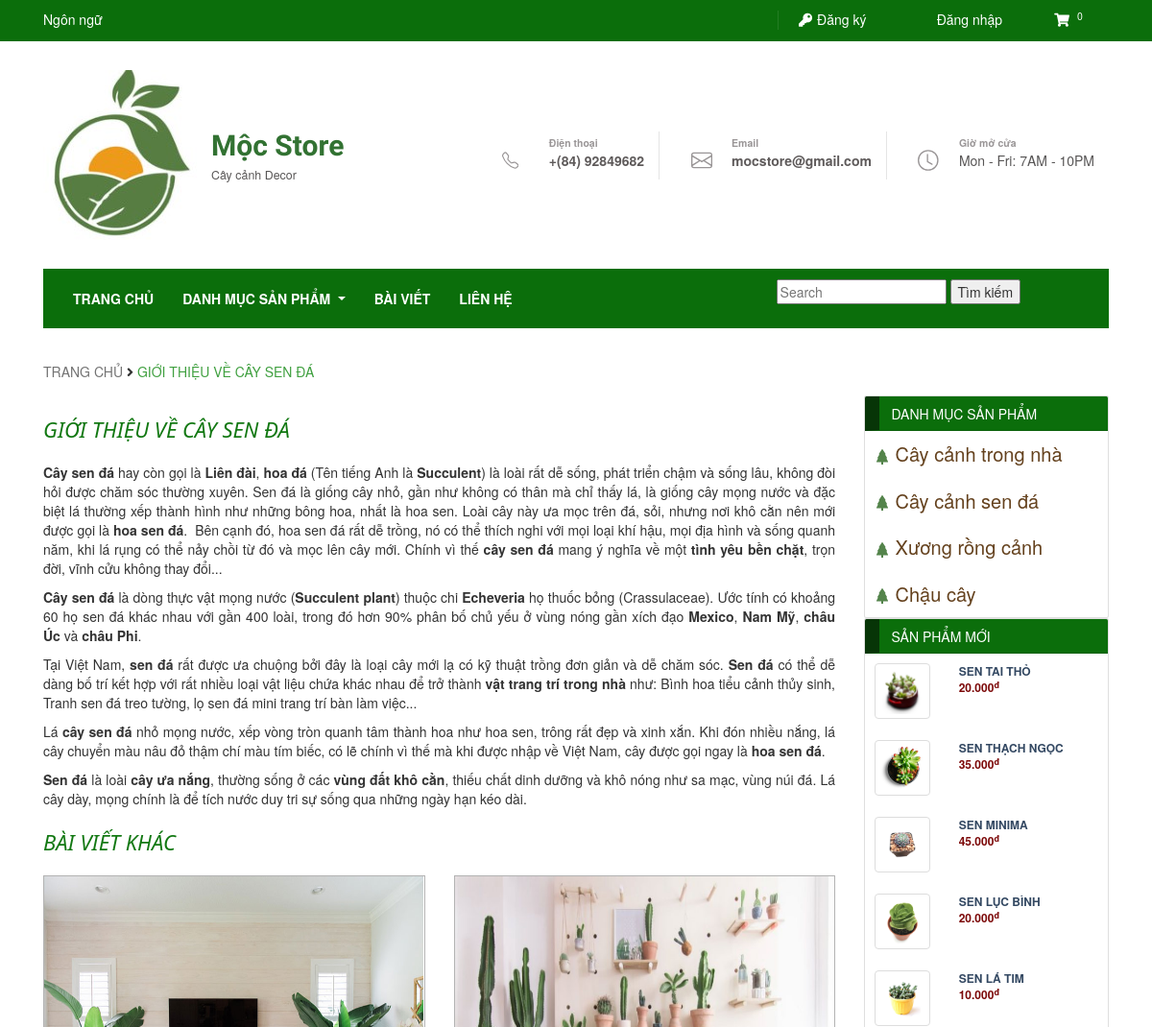
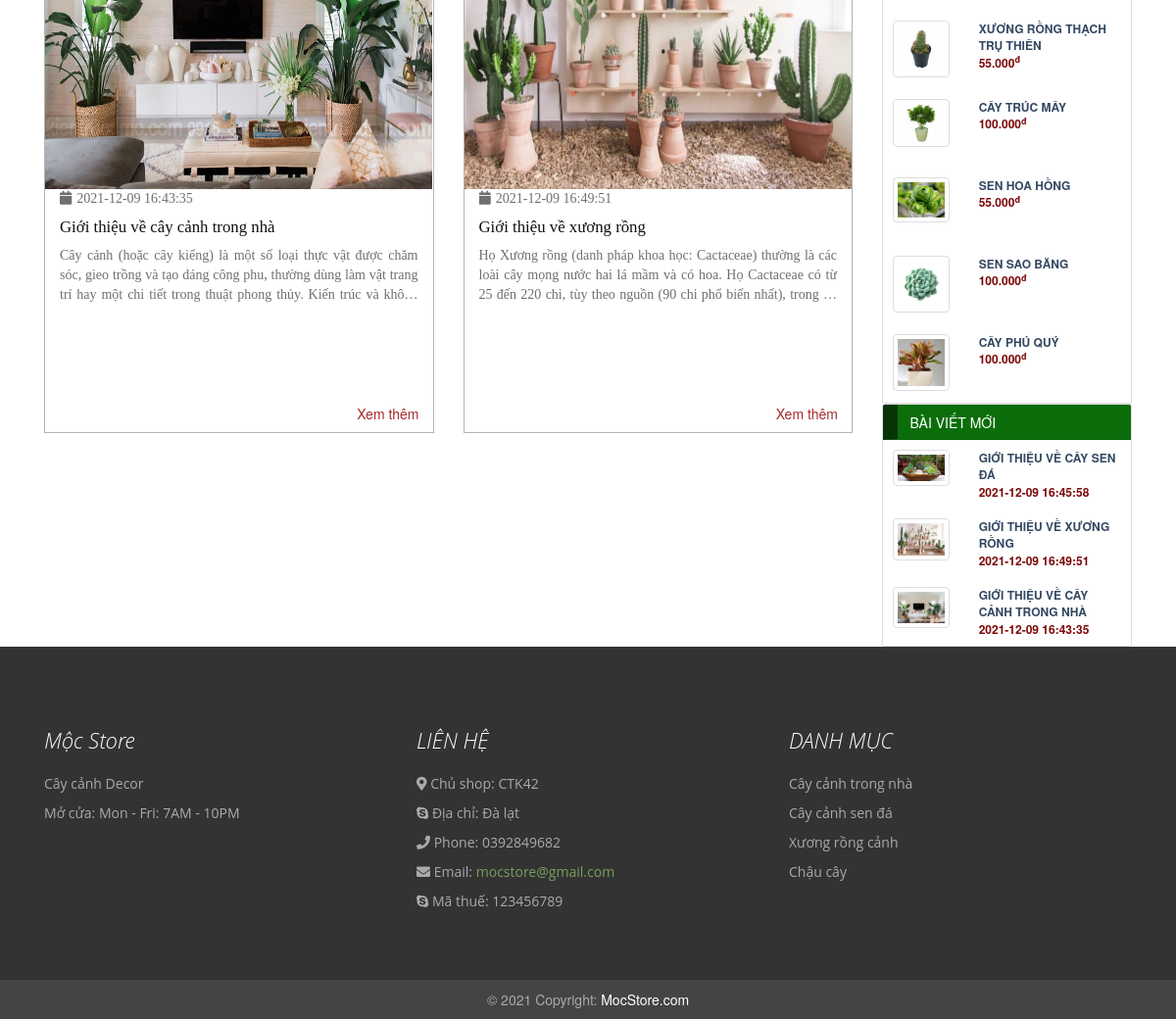
Page /Bancaycanh/web/index.php?web_moc=Chitietbaiviet&idbv=93 on the committed database (2 pictures, top to bottom).
### tables this page shows
CREATE TABLE `newpost` (
  `id_post` int(11) NOT NULL,
  `name_post` varchar(50) NOT NULL,
  `image_post` varchar(500) DEFAULT NULL,
  `summery_post` mediumtext DEFAULT NULL,
  `content_post` longtext DEFAULT NULL,
  `id_category` int(11) NOT NULL,
  `status_display_post` varchar(50) NOT NULL,
  `date_post` timestamp NOT NULL DEFAULT current_timestamp() ON UPDATE current_timestamp(),
  `productLineCode` varchar(50) DEFAULT NULL
);

CREATE TABLE `productlines` (
  `productLineCode` varchar(10) NOT NULL,
  `productLineName` varchar(50) NOT NULL,
  `productLineImage` varchar(500) DEFAULT NULL,
  `productLineDecription` varchar(50) DEFAULT NULL
);

CREATE TABLE `products` (
  `productCode` int(11) NOT NULL,
  `productImage` varchar(500) DEFAULT NULL,
  `productName` varchar(50) NOT NULL,
  `productLineCode` varchar(10) NOT NULL,
  `Unit` varchar(20) NOT NULL,
  `Size` varchar(20) DEFAULT NULL,
  `productVender` varchar(50) NOT NULL,
  `productDecription` varchar(5000) DEFAULT NULL,
  `quantityEntered` smallint(6) NOT NULL,
  `quantitySold` smallint(6) DEFAULT NULL,
  `quantityInStock` smallint(6) DEFAULT NULL,
  `buyPrice` smallint(6) NOT NULL,
  `status` varchar(50) NOT NULL
);

CREATE TABLE `contacts` (
  `contactId` int(11) NOT NULL,
  `contactName` varchar(50) NOT NULL,
  `contactAddress` varchar(50) NOT NULL,
  `contactPhone` varchar(10) NOT NULL,
  `contactEmail` varchar(50) NOT NULL,
  `contacsTaxCode` varchar(10) NOT NULL,
  `contactMap` varchar(200) DEFAULT NULL
);

### Bancaycanh/web/modules/postdetail.php (the view, shortened to what this page needs)
<!DOCTYPE html>
<html lang="en">
<head>
    <link rel="stylesheet" href="css/postdetail.css" class="css">
    <link rel="stylesheet" href="https://maxcdn.bootstrapcdn.com/bootstrap/3.4.1/css/bootstrap.min.css">
</head>
<body>
<div class="container">
    <div class="row">
        <?php
     $sql_post_detail= mysqli_query($con, "SELECT * FROM newpost WHERE id_post='$_GET[idbv]' LIMIT 1 ");
     while ($row_postdetail = mysqli_fetch_array($sql_post_detail)) {
    ?>
    <div class="col-12 my-4 text-uppercase font13 cl_nau" id="breadcrumbs"><span>
        <a href="index.php?web_moc=Trangchu">Trang chủ</a>
        <i class="fa fa-angle-right"></i>
        <span class="breadcrumb_last" aria-current="page"><?php echo $row_postdetail['name_post']?></span></span>
    </div>
    <div class="col-sm-9">
    <div class="text">
        <h3><?php echo $row_postdetail['name_post']?></h3>
        <?php echo $row_postdetail['content_post']?>
    </div>
    <?php
     }
     ?>
    <div class="product_new">
        <div class="pd-new">
            <div class="title-pd-new">
                <h3>BÀI VIẾT KHÁC</h3>
            </div>
            <div class="row pd">
                <?php
                $sql_post= mysqli_query($con, "SELECT * FROM newpost WHERE id_post not like '$_GET[idbv]' ORDER BY id_post DESC LIMIT 2 ");
                while ($row_post = mysqli_fetch_array($sql_post)) {
                    ?>
                <div class="col-6">
                    <div class="post">
                <div class="image-pt">
                <a href="index.php?web_moc=Chitietbaiviet&idbv=<?php echo $row_post['id_post']?>" >
                    <img width="395" height="350" src="../admin/image/post/<?php echo $row_post['image_post']?>" >
                </a>
                </div>
                <div class="text-pt">
                        <p><i class="fa fa-calendar-o"></i><?php echo $row_post['date_post']?></p>
                    <h5><a href="index.php?web_moc=Chitietbaiviet&idbv=<?php echo $row_post['id_post']?>"><?php echo $row_post['name_post'] ?></a></h5>
                    <?php echo $row_post['summery_post'] ?>
                </div>
                <div class="read"><a href="index.php?web_moc=Chitietbaiviet&idbv=<?php echo $row_post['id_post']?>">Xem thêm</a></div>
                </div>
                </div>
            <?php
                }
                ?>
        </div>
    </div>
    </div>
        </div>
        <div class="col-3">
    <div id="accordion">
        <div class="card">
          <div class="card-header">
            <a class="card-link" data-toggle="collapse" href="#collapseOne">DANH MỤC SẢN PHẨM</a></div>
            <div id="collapseOne" class="collapse show" data-parent="#accordion">
              <?php
              $sql_pd= mysqli_query($con, "SELECT * FROM productlines");
              while ($row_pd = mysqli_fetch_array($sql_pd)) {
                ?>
              <div class="card-body">
                <a href="index.php?web_moc=Danhmucsanpham&id=<?php echo $row_pd['productLineCode']?>"><?php echo $row_pd['productLineName']?></a>
              </div>
              <?php
              }
              ?>
            </div>
          </div>
        </div>
        <div class="card">
          <div class="card-header">
            <a class="card-link" data-toggle="collapse" href="#collapseOne">SẢN PHẨM MỚI</a></div>
            <div id="collapseOne" class="collapse show" data-parent="#accordion">
              <?php
              $sql_sp= mysqli_query($con, "SELECT * FROM products ORDER BY productCode DESC LIMIT 10");
              while ($row_sp = mysqli_fetch_array($sql_sp)) {
                ?>
              <div class="card-body pd_new">
              <a href="index.php?web_moc=Chitietsanpham&idsp=<?php echo $row_sp['productCode']?>">
                  <div class="row">
                      <div class="col-4">
                      <img class="img-thumbnail" src="../admin/image/product/<?php echo $row_sp['productImage']?>" alt="Sản phẩm 1" class="img-responsive" width="100">
                      </div>
                      <div class="col-8">
                      <p><?php echo $row_sp['productName']?></p>
                      <p><?php echo number_format($row_sp['buyPrice']).".000<sup>đ</sup>"?></p>
                    </div>
                  </div>
                  </a>
              </div>
              <?php
              }
              ?>
            </div>
          </div>
        <div class="card">
          <div class="card-header">
            <a class="card-link" data-toggle="collapse" href="#collapseOne">BÀI VIẾT MỚI</a></div>
            <div id="collapseOne" class="collapse show" data-parent="#accordion">
              <?php
              $sql_pt= mysqli_query($con, "SELECT * FROM newpost ORDER BY id_post LIMIT 5");
              while ($row_pt = mysqli_fetch_array($sql_pt)) {
                ?>
              <div class="card-body pt_new">
              <a href="index.php?web_moc=Chitietbaiviet&idbv=<?php echo $row_pt['id_post']?>">
                  <div class="row">
                      <div class="col-4">
                      <img class="img-thumbnail" src="../admin/image/post/<?php echo $row_pt['image_post']?>" alt="Sản phẩm 1" class="img-responsive" width="100">
                      </div>
                      <div class="col-8">
                      <p><?php echo $row_pt['name_post']?></p>
                      <p><?php echo $row_pt['date_post']?></p>
                    </div>
                  </div>
                  </a>
                </div>
              <?php
              }
              ?>
            </div>
          </div>
        </div>
    </div>
</div>
  </div>

### Bancaycanh/web/modules/footer.php (shortened to what this page needs)
<?php
include '../db/config.php';
?>
<!DOCTYPE html>
<html lang="en">
<head>
  <link rel="stylesheet" href="https://use.fontawesome.com/releases/v5.0.6/css/all.css">
</head>
<body>
<footer>
        	<div class="footer-top " style="padding: 60px 0;background: #333;text-align: left;color: #aaa; font-family: 'Open Sans', sans-serif;">
		        <div class="container">
		        	<div class="row">
		        		<div class="col-md-3 footer-about wow fadeInUp">
		        			<h3>Mộc Store</h3>
		        			<p>
		        			Cây cảnh Decor
		        			</p>
		        			<p>Mở cửa: Mon - Fri: 7AM - 10PM</p>
	                    </div>
		        		<div class="col-md-4 offset-md-1 footer-contact wow fadeInDown">
		        			<h3>LIÊN HỆ</h3>
                  <?php
     $sql_ct= mysqli_query($con, "SELECT * FROM contacts order by contactId desc Limit 1");
     while ($row_ct = mysqli_fetch_array($sql_ct)) {
    ?>
		                	<p><i class="fas fa-map-marker-alt"></i> Chủ shop: <?php echo $row_ct['contactName']?></p>
                      <p><i class="fab fa-skype"></i> Địa chỉ: <?php echo $row_ct['contactAddress']?></p>
		                	<p><i class="fas fa-phone"></i> Phone: <?php echo $row_ct['contactPhone']?></p>
		                	<p class="mail"><i class="fas fa-envelope"></i> Email: <a href="mailto:<?php echo $row_ct['contactEmail']?>"><?php echo $row_ct['contactEmail']?></a></p>
		                	<p><i class="fab fa-skype"></i> Mã thuế: <?php echo $row_ct['contacsTaxCode']?></p>
                      <?php
     }
     ?>
	                    </div>
	                    <div class="col-md-4 footer-links wow fadeInUp">
	                    			<h3>DANH MỤC</h3>
                            <?php
      $sql_pd= mysqli_query($con, "SELECT * FROM productlines");
      while ($row_pd = mysqli_fetch_array($sql_pd)) {
          ?>
	                    			<p><a href="index.php?web_moc=Danhmucsanpham&id=<?php echo $row_pd['productLineCode']?>"><?php echo $row_pd['productLineName']?></a></p>
	                    			<?php
                          }
                          ?>
	                    </div>
		            </div>
		        </div>
	        </div>
          <div class=".footer-bottom text-center p-3" style=" background: #444; color: #aaa;">
      © 2021 Copyright:
      <a class="text-white" href="https://mdbootstrap.com/">MocStore.com</a>
    </div>
        </footer>
</body>
</html>

### Bancaycanh/web/css/style_header.css (style rules this page uses)
:root { --text-color:#585656; }

### Bancaycanh/web/css/postdetail.css (style rules this page uses)
.col-12 span a { color: #0000008c; font-weight: 500; text-decoration: none; }
.breadcrumb_last { color: #008000bf; font-weight: 500; }
.col-sm-9 h3 { text-decoration:upperset; color:#127812 !important; text-transform: uppercase; font-family:'Segoe UI', Tahoma, Geneva, Verdana, sans-serif; margin-bottom: 20px; }
.col-sm-9 p { text-align: justify; }
.title-pd-new { text-transform: uppercase; color: #127812; text-transform: uppercase; font-family: 'Segoe UI', Tahoma, Geneva, Verdana, sans-serif; margin-bottom: 20px; }
.pd .post { border: solid 1px #0000004c; height: 600px; margin-bottom: 20px; }
a { color: #007bff; text-decoration: none; background-color: transparent; }
.text-pt { margin: 0 15px; }
.text-pt p { display: -webkit-box; -webkit-line-clamp: 3; -webkit-box-orient: vertical; overflow: hidden; text-overflow: ellipsis; text-align: justify; color: #6f6f6f; margin: auto; font-family: serif; }
.text-pt p i { margin-right: 5px; }
.read { text-align: right; margin-right: 20px; position: absolute; right: 10px; bottom: 30px; }
.read a { text-decoration: none !important; color: brown; }
.text-pt h5 a { margin-bottom: 12px; font-size: 1.2em; color: #111111; text-decoration: none; font-family: 'Font Awesome 5 Pro'; }
.card-header { background-color:#0b6e0b !important; border-left:solid 15px #073507; text-transform:uppercase; }
.card-header a { color:white !important; font-weight:500; }
.card-body { font-size:20px; color:#155608ba; padding:10px !important; }
.card-body a { color:#64411d; text-decoration:none; }
.pd_new { height:80px }
.pd_new .row .col-8 p { margin-bottom:0px !important; }
.pd_new .row .col-8 p:first-child { text-transform: uppercase; color: #334862; font-size: 0.6em; font-weight: bold; text-decoration: none; }
.pd_new .row .col-8 p:last-child { color: #7c0909; font-size: 0.6em; font-weight: bold; text-decoration: none; }
.col-sm-9 h3 { margin: none !important; text-decoration:none; color:#127812; text-transform: uppercase; font-family:'Segoe UI', Tahoma, Geneva, Verdana, sans-serif; }
.col-sm-9 h3 { text-decoration:upperset; color:#127812; text-transform: uppercase; font-family:'Segoe UI', Tahoma, Geneva, Verdana, sans-serif; margin-bottom: 20px; }
.pt_new { height:70px }
.pt_new .row .col-8 p { margin-bottom:0px !important; }
.pt_new .row .col-8 p:first-child { text-transform: uppercase; color: #334862; font-size: 0.6em; font-weight: bold; text-decoration: none; }
.pt_new .row .col-8 p:last-child { color: #7c0909; font-size: 0.6em; font-weight: bold; text-decoration: none; }

### Bancaycanh/web/modules/footer.php (style rules this page uses)
.footer-top h3 { padding-bottom: 10px; color: #fff; }
h3 { font-size: 22px; font-weight: 300; color: #555; line-height: 30px; font-style: italic; }
.mail a { color: #79a05f; text-decoration: none; transition: all .3s; }
a { color: #aaa; }

### rows in the picture
newpost: name_post "GIỚI THIỆU VỀ CÂY SEN ĐÁ", content_post "Cây sen đá hay còn gọi là Liên đài , hoa đá (Tên tiếng Anh là Succulent ) là loài rất dễ sống, phát triển chậm và sống lâu, không đòi hỏi được chăm sóc thường xuyên. Sen đá là giống cây nhỏ, gần như không có thân mà chỉ thấy lá, là giống cây mọng nước và đặc biệt lá thường xếp thành hình như những bông hoa, nhất là hoa sen. Loài cây này ưa mọc trên đá, sỏi, nhưng nơi khô cằn nên mới được gọi là hoa sen đá . Bên cạnh đó, hoa sen đá rất dễ trồng, nó có thể thích nghi với mọi loại khí hậu, mọi địa hình và sống quanh năm, khi lá rụng có thể nảy chồi từ đó và mọc lên cây mới. Chính vì thế cây sen đá mang ý nghĩa về một tình yêu bền chặt , trọn đời, vĩnh cửu không thay đổi... Cây sen đá là dòng…", image_post (picture), date_post "2021-12-09 16:45:58"
newpost: image_post (picture), date_post "2021-12-09 16:43:35", name_post "Giới thiệu về cây cảnh trong nhà", summery_post "Cây cảnh (hoặc cây kiểng) là một số loại thực vật được chăm sóc, gieo trồng và tạo dáng công phu, thường dùng làm vật trang trí hay một chi tiết trong thuật phong thủy. Kiến trúc và…", name_post "GIỚI THIỆU VỀ CÂY CẢNH TRONG NHÀ"
newpost: image_post (picture), date_post "2021-12-09 16:49:51", name_post "Giới thiệu về xương rồng", summery_post "Họ Xương rồng (danh pháp khoa học: Cactaceae) thường là các loài cây mọng nước hai lá mầm và có hoa. Họ Cactaceae có từ 25 đến 220 chi, tùy theo nguồn (90 chi phổ biến nhất), trong…", name_post "GIỚI THIỆU VỀ XƯƠNG RỒNG"
productlines: productLineName "Cây cảnh trong nhà"
productlines: productLineName "Cây cảnh sen đá"
productlines: productLineName "Xương rồng cảnh"
productlines: productLineName "Chậu cây"
products: productImage (picture), productName "SEN TAI THỎ", buyPrice "20"
products: productImage (picture), productName "SEN THẠCH NGỌC", buyPrice "35"
products: productImage (picture), productName "SEN MINIMA", buyPrice "45"
products: productImage (picture), productName "SEN LỤC BÌNH", buyPrice "20"
products: productImage (picture), productName "SEN LÁ TIM", buyPrice "10"
products: productImage (picture), productName "XƯƠNG RỒNG THẠCH TRỤ THIÊN", buyPrice "55"
products: productImage (picture), productName "CÂY TRÚC MÂY", buyPrice "100"
products: productImage (picture), productName "SEN HOA HỒNG", buyPrice "55"
products: productImage (picture), productName "SEN SAO BĂNG", buyPrice "100"
products: productImage (picture), productName "CÂY PHÚ QUÝ", buyPrice "100"
contacts: contactName "CTK42", contactAddress "Đà lạt", contactPhone "0392849682", contactEmail "mocstore@gmail.com", contacsTaxCode "123456789"
